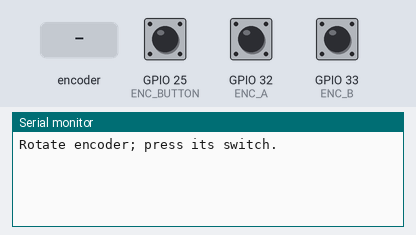
Bench run of a sketch on a simulated ESP32. Parts: the last lines printed to the serial monitor. The test bench sets the inputs (shaded band); at power-on: GPIO 25 (ENC_BUTTON) HIGH, GPIO 32 (ENC_A) HIGH, GPIO 33 (ENC_B) HIGH.

Above: at 1.2 s.
1.3 s: rotary encoder on GPIO 32 (ENC_A) / GPIO 33 (ENC_B) turned 1 step (first pin leading)
At 2.5 s:
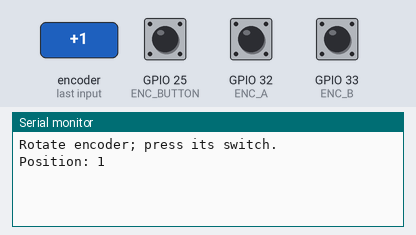
3.0 s: GPIO 25 (ENC_BUTTON) pulled LOW for 0.15 s
At 3.8 s:
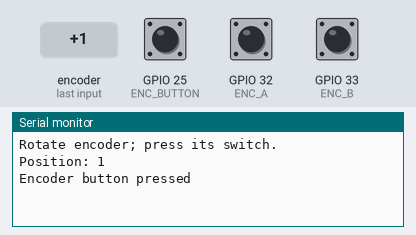
4.6 s: rotary encoder on GPIO 32 (ENC_A) / GPIO 33 (ENC_B) turned 1 step (first pin leading)
At 5.0 s:
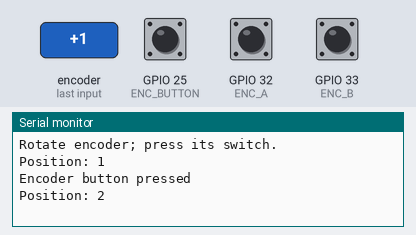

Measured:
- after the input at 1.3 s, the serial monitor: prints a new line at once (image 1)
- after the input at 3.0 s, the serial monitor: prints a new line at once (image 2)
- after the input at 4.6 s, the serial monitor: prints a new line at once (image 3)

The sketch:

day_41_rotary_encoder.ino
```cpp
// Day 41: Read a rotary encoder and its push button.
const int ENC_A = 32;
const int ENC_B = 33;
const int ENC_BUTTON = 25;
int lastA;
long position = 0;
int lastButton = HIGH;
unsigned long lastButtonTime = 0;
void setup() {
  Serial.begin(115200);
  pinMode(ENC_A, INPUT_PULLUP);
  pinMode(ENC_B, INPUT_PULLUP);
  pinMode(ENC_BUTTON, INPUT_PULLUP);
  lastA = digitalRead(ENC_A);
  Serial.println("Rotate encoder; press its switch.");
}
void loop() {
  int a = digitalRead(ENC_A);
  if (a != lastA && a == LOW) {
    position += (digitalRead(ENC_B) == HIGH) ? 1 : -1;
    Serial.print("Position: "); Serial.println(position);
  }
  lastA = a;
  int button = digitalRead(ENC_BUTTON);
  if (button == LOW && lastButton == HIGH && millis() - lastButtonTime > 200) {
    lastButtonTime = millis();
    Serial.println("Encoder button pressed");
  }
  lastButton = button;
}
```
